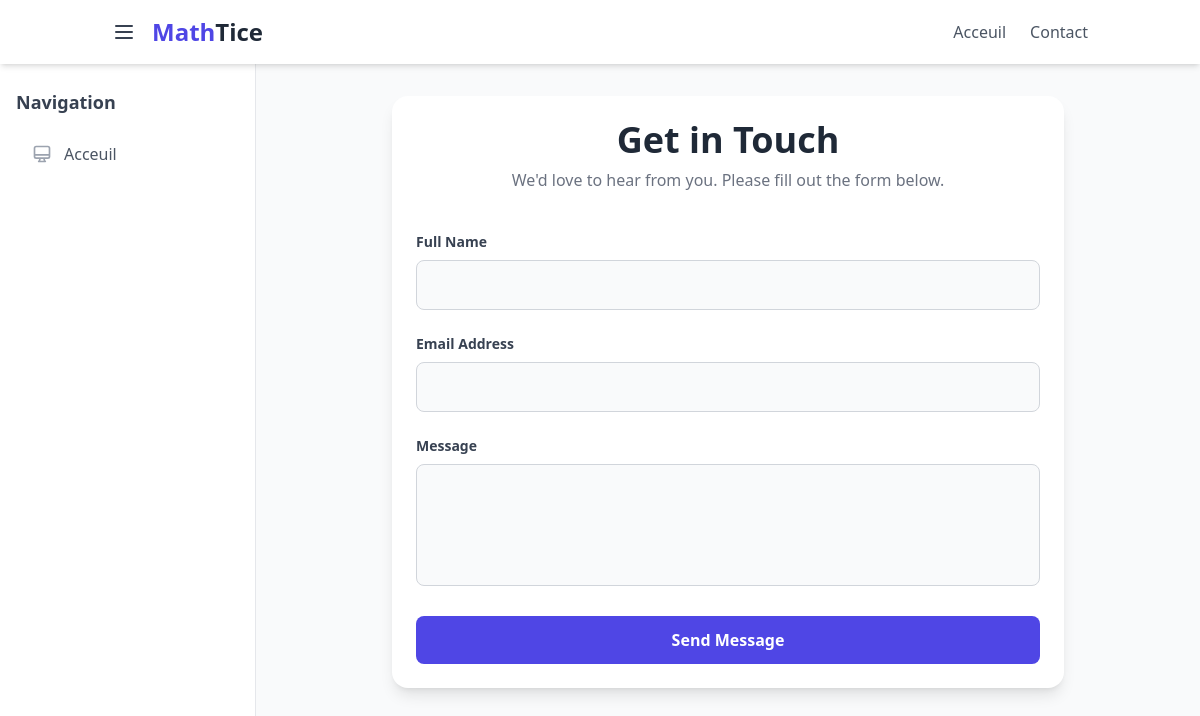
The page /courses/contact/ on the database as committed earlier.
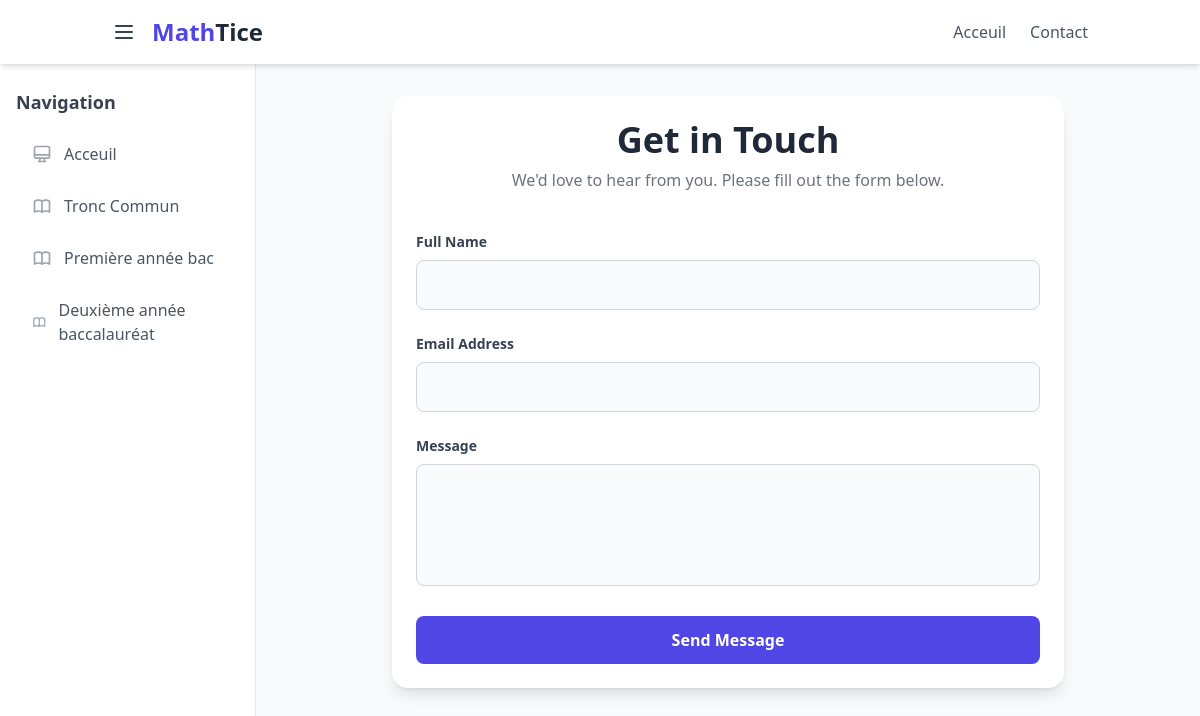
The same page on the database as committed later.
### courses/models.py (models this page shows, shortened)
class SchoolLevel(models.Model):
    name = models.CharField(max_length=100)

### courses/views.py (the view)
# urls.py: path('contact/', views.contact, name='contact'),  # New contact page URL
def contact(request):
    form = ContactForm()
    return render(request, 'courses/contact.html', {'form': form})

### courses/forms.py
class ContactForm(forms.Form):
    name = forms.CharField(max_length=100, required=True)
    email = forms.EmailField(required=True)
    message = forms.CharField(widget=forms.Textarea, required=True)

### courses/context_processors.py (called while the page is built)
def all_levels(request):
    return {
        'all_levels': SchoolLevel.objects.all()
    }

### webstudy/templates/courses/contact.html (shortened to what this page needs)
{% extends 'base.html' %}
{% block content %}
<div class="max-w-2xl mx-auto bg-white p-6 rounded-2xl shadow-lg">
    <div class="text-center mb-10">
        <h1 class="text-4xl font-bold text-gray-800">Get in Touch</h1>
        <p class="text-gray-500 mt-2">We'd love to hear from you. Please fill out the form below.</p>
    </div>
    <form method="post" action="{% url 'send_contact_info' %}">
        <div class="mb-6">
            <label for="id_name" class="block text-gray-700 text-sm font-bold mb-2">Full Name</label>
            <input type="text" name="name" id="id_name" required
                   class="w-full px-4 py-3 bg-gray-50 border border-gray-300 rounded-lg focus:ring-2 focus:ring-indigo-500 focus:border-indigo-500 outline-none transition duration-300">
        </div>
        <div class="mb-6">
            <label for="id_email" class="block text-gray-700 text-sm font-bold mb-2">Email Address</label>
            <input type="email" name="email" id="id_email" required
                   class="w-full px-4 py-3 bg-gray-50 border border-gray-300 rounded-lg focus:ring-2 focus:ring-indigo-500 focus:border-indigo-500 outline-none transition duration-300">
        </div>
        <div class="mb-6">
            <label for="id_message" class="block text-gray-700 text-sm font-bold mb-2">Message</label>
            <textarea name="message" id="id_message" rows="4" required
                      class="w-full px-4 py-3 bg-gray-50 border border-gray-300 rounded-lg focus:ring-2 focus:ring-indigo-500 focus:border-indigo-500 outline-none transition duration-300 resize-none"></textarea>
        </div>
        <div class="text-center">
            <button type="submit"
                    class="w-full bg-indigo-600 text-white font-bold px-6 py-3 rounded-lg hover:bg-indigo-700 focus:outline-none focus:ring-2 focus:ring-offset-2 focus:ring-indigo-500 transition-transform transform hover:scale-105 duration-300">
                Send Message
            </button>
        </div>
    </form>
</div>
{% endblock %}

### webstudy/templates/base.html (shortened to what this page needs)
<!DOCTYPE html>
<html lang="en">
<head>
    <script src="https://cdn.tailwindcss.com"></script>
</head>
<body class="bg-gray-50 font-sans">
    <div class="flex flex-col h-screen">
        <header class="bg-white shadow-md z-30">
            <div class="container mx-auto px-6 py-4 flex justify-between items-center">
                <div class="flex items-center space-x-4">
                    <button id="sidebar-toggle" class="text-gray-700 hover:text-indigo-600 focus:outline-none">
                        <svg class="w-6 h-6" fill="none" stroke="currentColor" viewBox="0 0 24 24" xmlns="http://www.w3.org/2000/svg"><path stroke-linecap="round" stroke-linejoin="round" stroke-width="2" d="M4 6h16M4 12h16M4 18h16"></path></svg>
                    </button>
                    <a href="/" class="text-2xl font-bold text-gray-800">
                        <span class="text-indigo-600">Math</span>Tice
                    </a>
                </div>
                <nav class="hidden md:flex items-center space-x-6">
                    <a href="/" class="text-gray-600 hover:text-indigo-600 transition">Acceuil</a>
                    <a href="{% url 'contact' %}" class="text-gray-600 hover:text-indigo-600 transition">Contact</a>
                </nav>
            </div>
        </header>
        <div class="flex flex-1 overflow-hidden">
            <aside id="sidebar" class="w-64 bg-white shadow-lg flex-shrink-0 transform -translate-x-full transition-transform duration-300 ease-in-out z-20 md:translate-x-0 md:shadow-none md:border-r">
                <div class="py-6 px-4">
                    <h2 class="text-lg font-semibold text-gray-700 mb-4">Navigation</h2>
                    <nav class="space-y-2">
                        <a href="{% url 'article_list' %}" class="flex items-center px-4 py-2.5 text-gray-600 rounded-lg hover:bg-indigo-50 hover:text-indigo-700 transition group">
                            Acceuil
                        </a>
            {% for level in all_levels %}
            <a href="{% url 'courses_by_level' level.id %}" class="flex items-center p-2 px-4 py-2.5 text-gray-600 rounded-lg hover:bg-indigo-50 hover:text-indigo-700 transition group">
                {{ level.name }}
            </a>
            {% endfor %}
                    </nav>
                </div>
            </aside>
            <main class="flex-1 p-6 lg:p-8 overflow-y-auto">
                {% block content %}{% endblock %}
            </main>
        </div>
    </div>
</body>
</html>

Rows that differ between the two databases and show on the page:
added SchoolLevel: name "Tronc Commun"
added SchoolLevel: name "Première année bac"
added SchoolLevel: name "Deuxième année baccalauréat"
